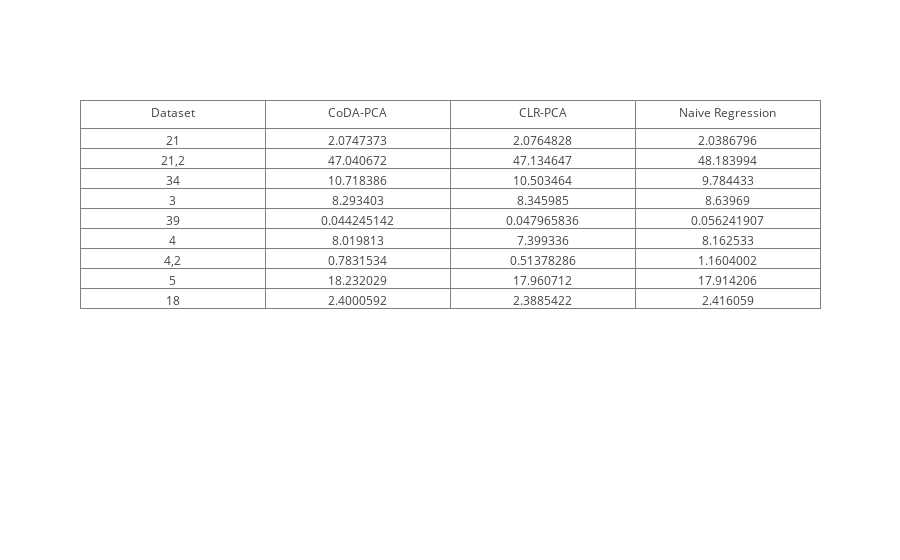

The notebook cell this image was saved under:
### Code cell
#note: plotly code works fine, but gives a jupyter warning when saving with a rendered table

import plotly.graph_objs as go
from plotly.offline import download_plotlyjs, init_notebook_mode, plot, iplot


init_notebook_mode(connected=True)


table_rows = []
for key in score_dict.keys():
    mean_scores = list(map(np.mean, score_dict[key]))
    table_rows.append([key,*mean_scores])
    
results = [go.Table(
    header=dict(values=["Dataset","CoDA-PCA", "CLR-PCA", "Naive Regression"]),
    cells=dict(values=np.array(table_rows).T))]

iplot(results, filename = 'basic_table')

### Figure 1 — Plotly figure (JSON) as saved in the notebook; plotly's stock layout.template omitted (floating-point values rounded to 4 significant figures)
{"data": [{"cells": {"values": [["21", "21,2", "34", "3", "39", "4", "4,2", "5", "18"], ["2.0747373", "47.040672", "10.718386", "8.293403", "0.044245142", "8.019813", "0.7831534", "18.232029", "2.4000592"], ["2.0764828", "47.134647", "10.503464", "8.345985", "0.047965836", "7.399336", "0.51378286", "17.960712", "2.3885422"], ["2.0386796", "48.183994", "9.784433", "8.63969", "0.056241907", "8.162533", "1.1604002", "17.914206", "2.416059"]]}, "header": {"values": ["Dataset", "CoDA-PCA", "CLR-PCA", "Naive Regression"]}, "type": "table", "uid": "5cb07829-a6a2-46b9-90d2-9b9e8bd0532f"}], "layout": {}}
